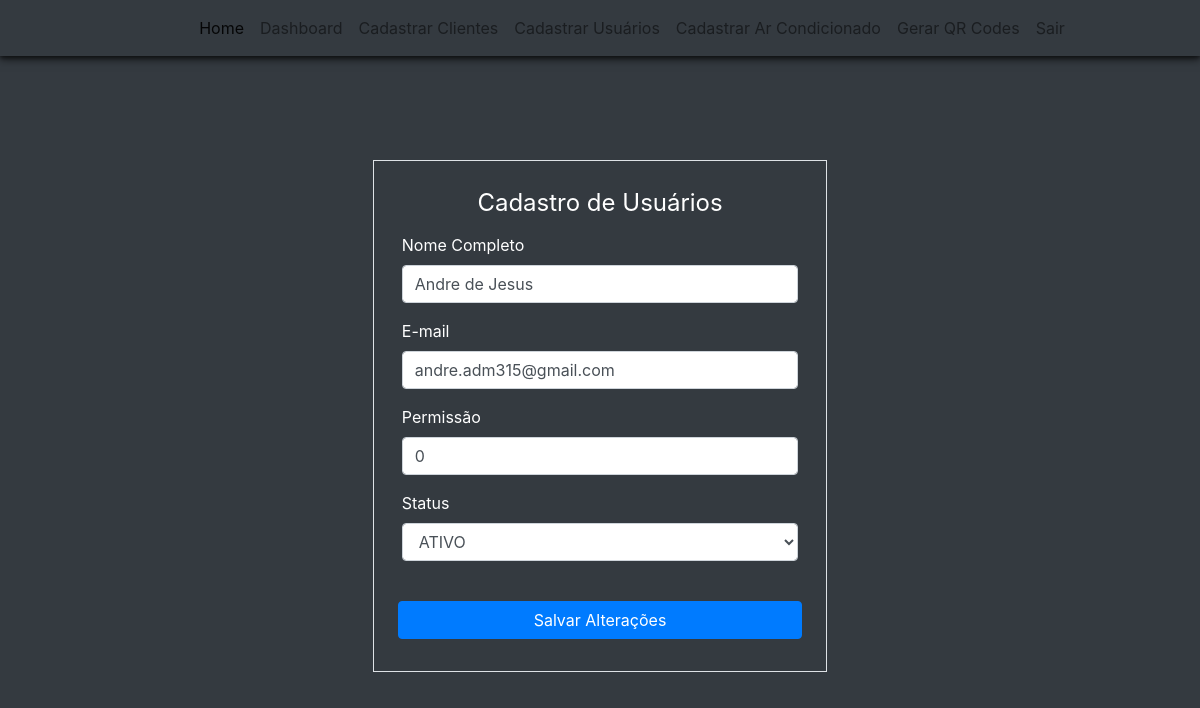
Before: /edicao-usuario/1 (signed in) with the older database file.
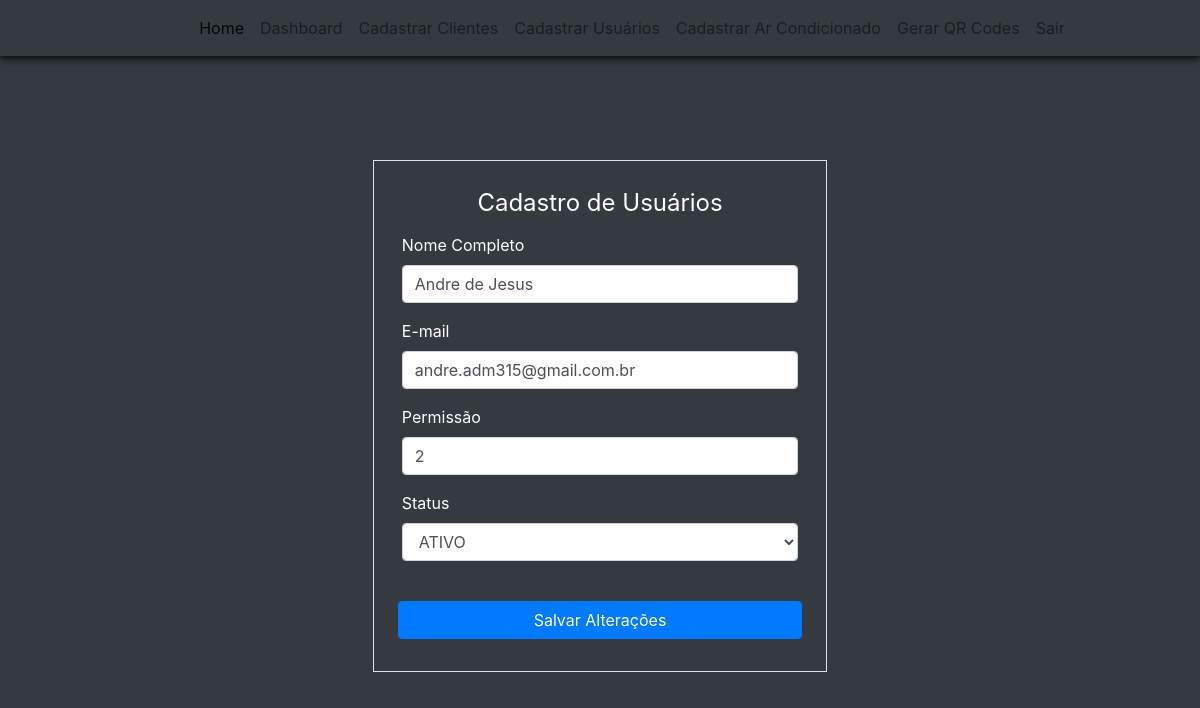
After: the same page with the newer database file.
### climaxcool/models.py (models this page shows)
class Users(database.Model, UserMixin):
    id = database.Column(database.Integer, primary_key=True)
    type_user = database.Column(database.String, nullable=False)
    username = database.Column(database.String, nullable=False, unique=True)
    email = database.Column(database.String, nullable=False, unique=True)
    password = database.Column(database.String, nullable=False)
    status_user = database.Column(database.String, default="ATIVO")
    permission_user = database.Column(database.Integer, default=0)
    equipment = database.relationship('Equipments', backref='created_by_user', lazy=True)
    date_last_update = database.Column(database.DateTime, default=datetime.utcnow, onupdate=datetime.utcnow)
    id_customer = database.Column(database.Integer, database.ForeignKey('customers.id'), nullable=False)

### climaxcool/routes/routes.py (the view)
@app.route('/edicao-usuario/<user_id>', methods=['GET', 'POST'])
@login_required
def user_update(user_id):
    user_update = user_viewmodel.user_update(user_id)
    return user_update

### climaxcool/forms.py (shortened to what this page needs)
class FormUsersRegistration(FlaskForm):
    edit_mode = HiddenField()
    type_user = RadioField('Tipo de Usuário', choices=["Funcionário", "Externo"],  validators=[DataRequired()])
    username = StringField('Nome Completo', validators=[DataRequired(), Length(3, 50)])
    email = StringField('E-mail', validators=[Optional(), Email()])
    password = PasswordField('Senha', validators=[DataRequired(), Length(6, 20)])
    password_check = PasswordField('Confirmação de Senha', validators=[DataRequired(), EqualTo('password')])
    permission_user = StringField('Permissão', validators=[DataRequired()])
    status_user = SelectField('Status', validators=[Optional()], choices=['ATIVO', 'INATIVO'])
    btn_submit_user_registration = SubmitField('Cadastrar Usuário')

### climaxcool/models.py (called while the page is built)
@login_manager.user_loader
def load_user(id_user):
    return Users.query.get(int(id_user))

### climaxcool/templates/users_update.html (shortened to what this page needs)
{% extends 'nav_logged.html' %}
{% block bodynav %}
<div class="d-flex justify-content-center align-items-center bg-dark" style="padding-top: 30px; height: 100vh;">
    <div class="bg-dark text-white">
        <div class="col">
            <div>
                <form method="POST" action="" class="border p-4 mt-2 mb-2">
                    <legend class="text-center">Cadastro de Usuários</legend>
                    <fieldset>
                        <div class="row form-group mt-1 mx-1">
                            {{ form_users.username.label(class="form-label") }}
                            {{ form_users.username(class="form-control", placeholder="nome") }}
                        </div>
                        <div class="row form-group mt-1 mx-1">
                            {{ form_users.email.label(class="form-label") }}
                            {{ form_users.email(class="form-control", placeholder="exemplo@gmail.com") }}
                        </div>
                        <div class="row form-group mt-1 mx-1">
                            {{ form_users.permission_user.label(class="form-label") }}
                            {{ form_users.permission_user(class="form-control") }}
                        </div>
                        <div class="row form-group mt-1 mx-1">
                            {{ form_users.status_user.label(class="form-label") }}
                            {{ form_users.status_user(class="form-control w-100", rows="1") }}
                        </div>
                    </fieldset>
                    <div class="w-auto">
                        <button class="w-100 btn btn-primary mt-4 mb-2" type="submit">Salvar Alterações</button>
                    </div>
                </form>
            </div>
        </div>
    </div>
</div>
{% endblock %}

Changed rows visible on the page:
changed Users "Andre de Jesus": email "andre.adm315@gmail.com" → "andre.adm315@gmail.com.br"; permission_user "0" → "2"
